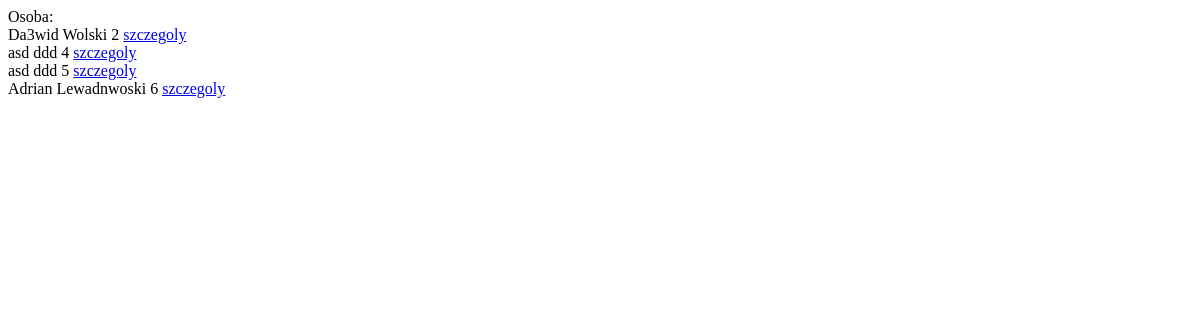
The app's page /aplikacja1/index3/, older data.
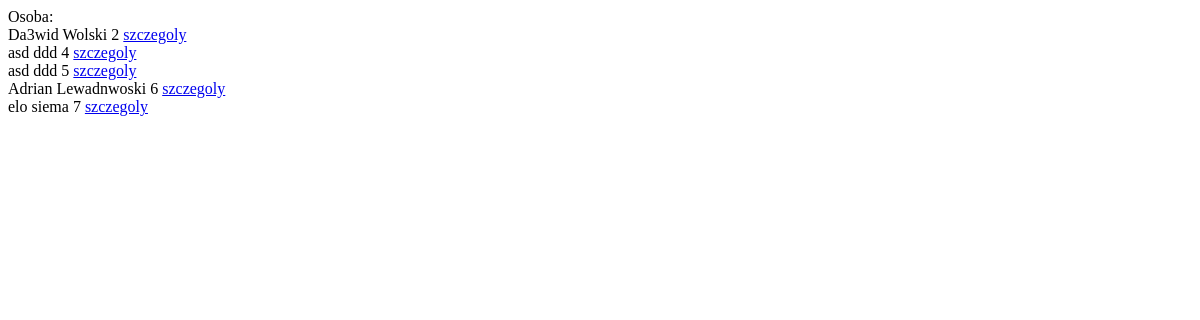
The same page, newer data.
### aplikacja1/models.py (models this page shows)
class Czlowiek (models.Model):
    imie = models.CharField(max_length=30,
    unique=False, null=False, blank=False, verbose_name="Imie")
    nazwisko = models.CharField(max_length=40,
    unique=False, null=False, blank=False, verbose_name="Nazwisko", default="")

### aplikacja1/views.py (the view)
# urls.py: path('index3/',views.index3,name="index3"),
def index3(request, *args, **kwargs):
    czlowieklista = Czlowiek.objects.all
    return render(request,'osoby.html',{'czlowieklista':czlowieklista})

### aplikacja1/templates/osoby.html (shortened to what this page needs)
<!DOCTYPE html>
<html lang="en">
<head>
</head>
<body>
    Osoba:<br>
    {%for i in czlowieklista%}
    {{i.imie}} {{i.nazwisko}} {{i.id}} <a href ="/aplikacja1/index4/{{i.id}}/">szczegoly</a><br>
    {%endfor%}
</body>
</html>

Row changes from the older to the newer data that the page shows:
added Czlowiek: imie "elo", nazwisko "siema", id "7"
